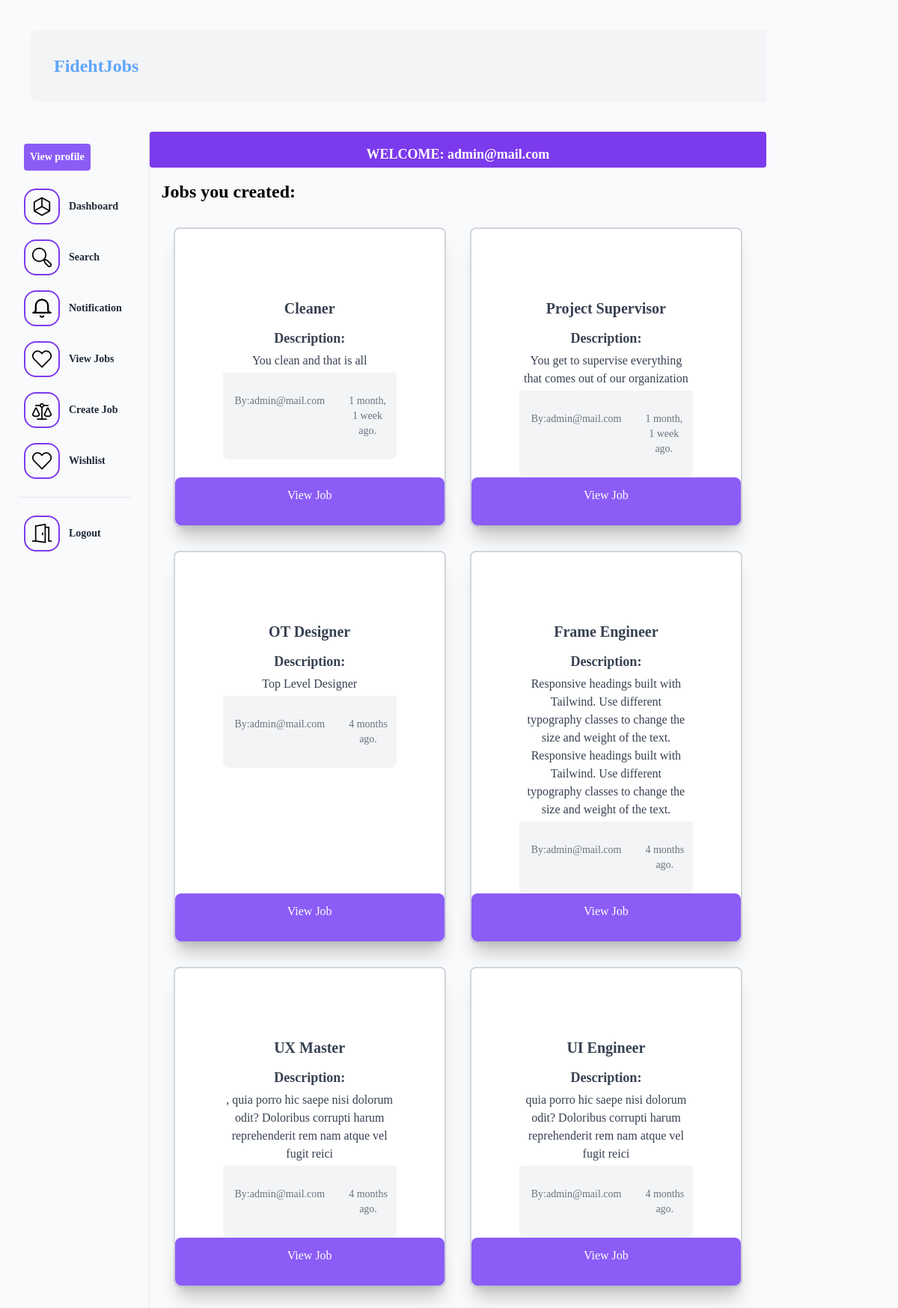
The page /user/dashboard/ (signed in) on the database its author committed.
### apps/users/models.py (models this page shows)
class CustomUser(AbstractUser):
    username = None
    email = models.EmailField(_('email address'), unique=True)
    USERNAME_FIELD = 'email'
    REQUIRED_FIELDS = []
    objects = CustomUserManager()
    def __str__(self):
        return self.email

### apps/job/models.py (models this page shows, shortened)
class Job(models.Model):
    title = models.CharField(max_length=223)
    description = models.TextField()
    detail = models.TextField(blank=True, null=True)
    duration = models.CharField(max_length=200,blank=True, null=True)
    payment_range = models.CharField(max_length=200,blank=True, null=True)
    remote = models.BooleanField(default=False,blank=True, null=True)
    experience = models.CharField(max_length=200,blank=True, null=True)
    created_by = models.ForeignKey(settings.AUTH_USER_MODEL, related_name='jobs',on_delete=models.CASCADE)
    created_on = models.DateTimeField(auto_now_add=True)
    change_at = models.DateTimeField(auto_now=True)

### apps/users/views.py (the view)
# urls.py: path('dashboard/',Dashboard.as_view(),name='dashboard'),
class Dashboard(View,LoginRequiredMixin):
    def get(self,request):
        user = request.user
        application = Application.objects.filter(created_by=user)
        your_jobs = Job.objects.filter(created_by=user).order_by('-created_on')
        applied_jobs = Job.objects.filter(application__created_by=user)
        context ={
            'application': application,
            'your_jobs': your_jobs,
            'user':request.user.profile,
            'applied_jobs': applied_jobs
        }
        return render(request,'user/dashboard.html', context)

### apps/notification/context_processor.py (called while the page is built)
def get_notifications(request):
    if request.user.is_authenticated:
        read_notifications = request.user.notifications.filter(is_read=True)
        unread_notifications = request.user.notifications.filter(is_read=False)
        context ={
            'read_notifications': read_notifications,
            'unread_notifications': unread_notifications
        }
        return context
    else:
        context ={
            'read_notifications': [],
            'unread_notifications': []
        }
        return context

### apps/users/templates/user/dashboard.html (shortened to what this page needs)
{% extends 'base.html' %}
{% block content %}
<div class="flex h-screen container w-full">
    <div class="w-1/5 border-r border-lighter text-xl text-gray-800 font-semibold flex flex-col space-4 px-2 lg:px-6 py-2">
        <div class=" p-2 space-y-2">
            <div class="flex justify-start">
                <span class="flex items-center space-x-1">
                    <a href="{% url 'users:profile' request.user.email%}" class="bg-purple-500 py-2 px-2 rounded text-white text-sm">View profile</a>
                </span>
            </div>
        </div>
        <div class="divide-y divide-coolGray-300">
            <ul class="pt-2 pb-4 space-y-1 text-sm">
                <li hx-boost="true" class="bg-coolGray-100 text-coolGray-900">
                    <a href="{% url 'users:dashboard' %}" class="flex items-center p-2 space-x-3 rounded-md">
                        <span class="hidden md:block">Dashboard</span>
                    </a>
                </li>
                <li hx-boost="true">
                    <a href="{% url 'job:search' %}" class="flex items-center p-2 space-x-3 rounded-md">
                        <span class="hidden md:block">Search</span>
                    </a>
                </li>
                <li hx-boost="true">
                    <a href="{% url 'notification:notification' %}" class="flex items-center p-2 space-x-3 rounded-md">
                        <button>
                        </button>
                        <span class="hidden md:block">Notification</span>
                    </a>
                </li>
                {% if request.user.profile.is_employer %}
                <li hx-boost="true">
                    <a href="{% url 'job:job-list' %}" class="flex items-center p-2 space-x-3 rounded-md">
                        <span class="hidden md:block">View Jobs</span>
                    </a>
                </li>
                <li hx-boost="true">
                    <a href="{% url 'job:create-job' %}" class="flex items-center p-2 space-x-3 rounded-md">
                        <span class="hidden md:block">Create Job</span>
                    </a>
                </li>
                {% endif %}
                <li hx-boost="true">
                    <a href="" class="flex items-center p-2 space-x-3 rounded-md">
                        <span class="hidden md:block">Wishlist</span>
                    </a>
                </li>
            </ul>
            <ul class="pt-4 pb-2 space-y-1 text-sm">
                <li hx-boost="true">
                    <a href="{% url 'core:logout' %}" class="flex items-center p-2 space-x-3 rounded-md">
                        <span class="hidden md:block">Logout</span>
                    </a>
                </li>
            </ul>
        </div>
    </div>
    <div class="w-5/6 h-full">
    <div>
        <h1 class="text-lg font-bold text-center bg-purple-600 w-full h-12 text-white rounded p-4">WELCOME: {{request.user.email}}</h1>
    </div>
    {% block body %}
        {% if request.user.profile.is_employer %}
            <h1 class="text-2xl m-4 font-bold text-left ">Jobs you created:</h1>
        {% else %}
            <h1 class="text-2xl m-4 font-bold text-left ">Jobs you Applied for:</h1>
        {% endif %}
        {% if request.user.profile.is_employer %}
        <div class="pb-1 text-center text-gray-700 bg-cover">
            <div class="my-8">
                <div class="max-w-xl px-4 mx-auto sm:px-6 lg:max-w-screen-xl lg:px-8">
                    <div class="lg:grid lg:grid-cols-2 gap-3 lg:gap-8 ">
                        {% for job in your_jobs %}
                            <div class="p-16 relative transition-all duration-150 border-2 border-gray-300 bg-white rounded-lg shadow-xl ease hover:shadow-2xl">
                                <h1 hx-boost="true" class="text-xl font-semibold  mt-4 p-3">
                                    <a href="{% url 'users:employer-detail' job.pk %}">{{ job.title }}</a>
                                </h1>
                                <div class="">
                                    <h4 class="text-lg font-bold">Description:</h4>
                                    <p class="text-normal p-1 font-light text-center "> {{job.description|truncatewords:50 }}</p>
                                </div>
                                <footer class="rounded-b-lg bg-gray-100 text-sm text-gray-500 py-3 flex flex-shrink">
                                    <p class="m-3 p-1">By:{{job.created_by}}</p>
                                    <p class="m-3 p-1 ">{{job.created_on|timesince}} ago.</p>
                                </footer>
                                <div hx-boost="true" class="text-center">
                                    <a class="absolute inset-x-0 bottom-0 h-16 mt-4 p-3 bg-purple-500 text-white  hover:bg-purple-800 rounded-lg shadow-xl"href="{% url 'users:employer-detail' job.pk %}">View Job</a>
                                </div>
                            </div>
                        {% empty %}
                            <h2 class="text-purple-500 uppercase text-2xl text-center m-20"> YOU HAVE NOT CREATE ANY JOB</h2>
                        {% endfor %}
                    </div>
                </div>
            </div>
        </div>
        {% endif %}
    {% endblock body %}
    </div>
  </div>
{% endblock content %}

### rows shown on the page
CustomUser: user.email "admin@mail.com"
Job: title "Cleaner", description "You clean and that is all", created_by "admin@mail.com", created_on "1 month, 1 week"
Job: title "Project Supervisor", description "You get to supervise everything that comes out of our organization", created_by "admin@mail.com", created_on "1 month, 1 week"
Job: title "OT Designer", description "Top Level Designer", created_by "admin@mail.com", created_on "4 months"
Job: title "Frame Engineer", description "Responsive headings built with Tailwind. Use different typography classes to change the size and weight of the text. Responsive headings built with Tailwind. Use different typography classes to change the size and weight of the text.", created_by "admin@mail.com", created_on "4 months"
Job: title "UX Master", description ", quia porro hic saepe nisi dolorum odit? Doloribus corrupti harum reprehenderit rem nam atque vel fugit reici", created_by "admin@mail.com", created_on "4 months"
Job: title "UI Engineer", description "quia porro hic saepe nisi dolorum odit? Doloribus corrupti harum reprehenderit rem nam atque vel fugit reici", created_by "admin@mail.com", created_on "4 months"
